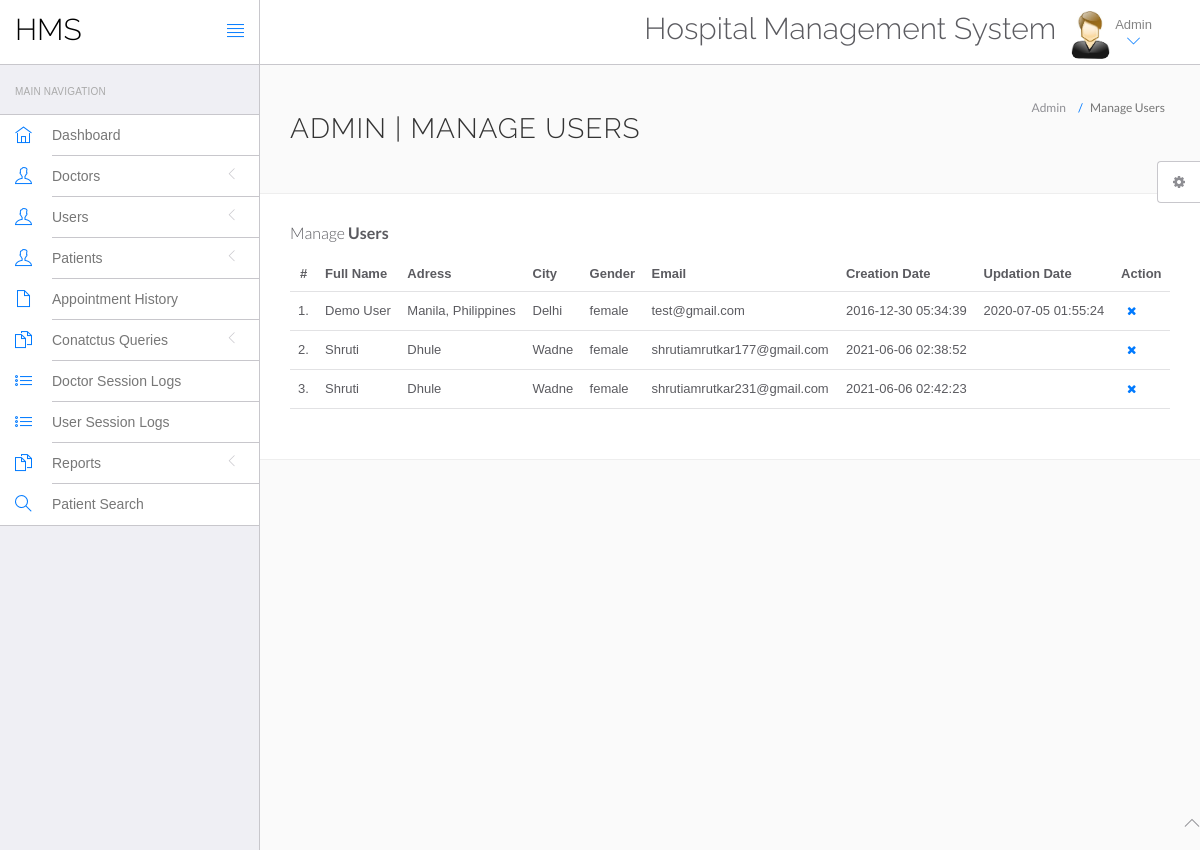
The app's page /hms/admin/manage-users.php (signed in) with its own data.
### tables this page shows
CREATE TABLE `users` (
  `id` int(11) NOT NULL,
  `fullName` varchar(255) DEFAULT NULL,
  `address` longtext DEFAULT NULL,
  `city` varchar(255) DEFAULT NULL,
  `gender` varchar(255) DEFAULT NULL,
  `email` varchar(255) DEFAULT NULL,
  `password` varchar(255) DEFAULT NULL,
  `regDate` timestamp NULL DEFAULT current_timestamp(),
  `updationDate` timestamp NULL DEFAULT NULL ON UPDATE current_timestamp()
);

### hms/admin/manage-users.php (the view, shortened to what this page needs)
<?php
include('include/config.php');
?>
<!DOCTYPE html>
<html lang="en">
	<head>
		<link rel="stylesheet" href="vendor/bootstrap/css/bootstrap.min.css">
		<link rel="stylesheet" href="vendor/fontawesome/css/font-awesome.min.css">
		<link rel="stylesheet" href="vendor/themify-icons/themify-icons.min.css">
		<link href="vendor/animate.css/animate.min.css" rel="stylesheet" media="screen">
		<link href="vendor/perfect-scrollbar/perfect-scrollbar.min.css" rel="stylesheet" media="screen">
		<link href="vendor/switchery/switchery.min.css" rel="stylesheet" media="screen">
		<link href="vendor/bootstrap-touchspin/jquery.bootstrap-touchspin.min.css" rel="stylesheet" media="screen">
		<link href="vendor/select2/select2.min.css" rel="stylesheet" media="screen">
		<link href="vendor/bootstrap-datepicker/bootstrap-datepicker3.standalone.min.css" rel="stylesheet" media="screen">
		<link href="vendor/bootstrap-timepicker/bootstrap-timepicker.min.css" rel="stylesheet" media="screen">
		<link rel="stylesheet" href="assets/css/styles.css">
		<link rel="stylesheet" href="assets/css/plugins.css">
		<link rel="stylesheet" href="assets/css/themes/theme-1.css" id="skin_color" />
	</head>
	<body>
		<div id="app">
<?php include('include/sidebar.php');?>
			<div class="app-content">
						<?php include('include/header.php');?>
				<div class="main-content" >
					<div class="wrap-content container" id="container">
						<section id="page-title">
							<div class="row">
								<div class="col-sm-8">
									<h1 class="mainTitle">Admin | Manage Users</h1>
																	</div>
								<ol class="breadcrumb">
									<li>
										<span>Admin</span>
									</li>
									<li class="active">
										<span>Manage Users</span>
									</li>
								</ol>
							</div>
						</section>
						<div class="container-fluid container-fullw bg-white">
									<div class="row">
								<div class="col-md-12">
									<h5 class="over-title margin-bottom-15">Manage <span class="text-bold">Users</span></h5>
									<table class="table table-hover" id="sample-table-1">
										<thead>
											<tr>
												<th class="center">#</th>
												<th>Full Name</th>
												<th class="hidden-xs">Adress</th>
												<th>City</th>
												<th>Gender </th>
												<th>Email </th>
												<th>Creation Date </th>
												<th>Updation Date </th>
												<th>Action</th>
											</tr>
										</thead>
										<tbody>
<?php
$sql=mysqli_query($con,"select * from users");
$cnt=1;
while($row=mysqli_fetch_array($sql))
{
?>
											<tr>
												<td class="center"><?php echo $cnt;?>.</td>
												<td class="hidden-xs"><?php echo $row['fullName'];?></td>
												<td><?php echo $row['address'];?></td>
												<td><?php echo $row['city'];?>
												</td>
												<td><?php echo $row['gender'];?></td>
												<td><?php echo $row['email'];?></td>
												<td><?php echo $row['regDate'];?></td>
												<td><?php echo $row['updationDate'];?>
												</td>
												<td >
												<div class="visible-md visible-lg hidden-sm hidden-xs">
	<a href="manage-users.php?id=<?php echo $row['id']?>&del=delete" onClick="return confirm('Are you sure you want to delete?')"class="btn btn-transparent btn-xs tooltips" tooltip-placement="top" tooltip="Remove"><i class="fa fa-times fa fa-white"></i></a>
												</div>
												</td>
											</tr>
											<?php
$cnt=$cnt+1;
											 }?>
										</tbody>
									</table>
								</div>
							</div>
								</div>
							</div>
						</div>
					</div>
				</div>
	<?php include('include/footer.php');?>
	<?php include('include/setting.php');?>
	</body>
</html>

### hms/admin/assets/css/themes/theme-1.css (style rules this page uses)
body { background: #FAFAFA; }

### records on screen
users: fullName "Demo User", address "Manila, Philippines", city "Delhi", gender "female", email "test@gmail.com", regDate "2016-12-30 05:34:39", updationDate "2020-07-05 01:55:24"
users: fullName "Shruti", address "Dhule", city "Wadne", gender "female", email "shrutiamrutkar177@gmail.com", regDate "2021-06-06 02:38:52"
users: fullName "Shruti", address "Dhule", city "Wadne", gender "female", email "shrutiamrutkar231@gmail.com", regDate "2021-06-06 02:42:23"
